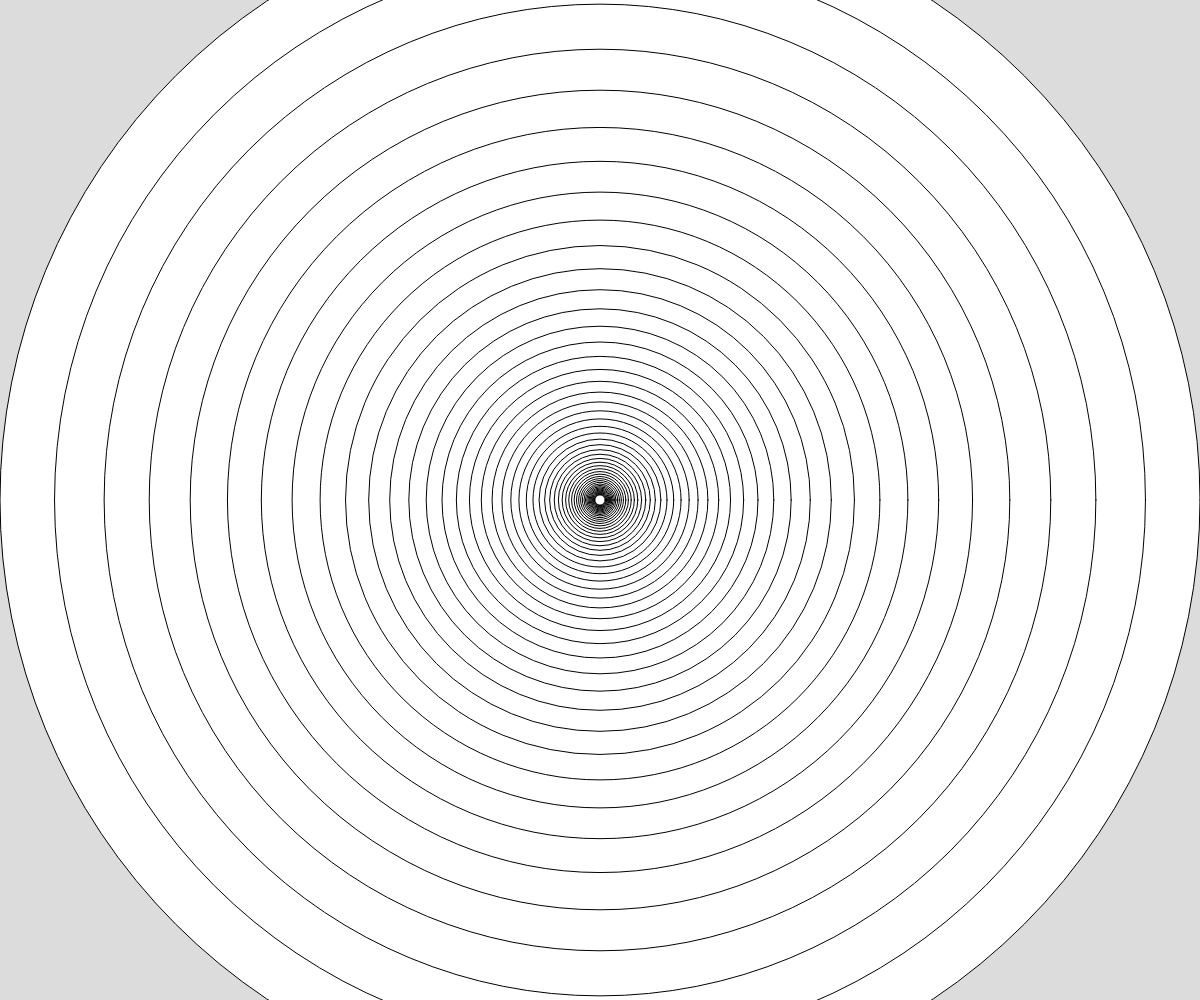
Frame 1 (no input)
Frame 2 (the mouse pressed at the canvas centre, redrawn once): identical to frame 1, image omitted

The p5.js sketch that drew this single still picture (run headless with seeded random() and noise() and a simulated clock; the mouse was pressed at the canvas centre and the sketch redrawn once):

// p5.js sketch
// ── sketch.js
// Recurs
// Your Name
// Date
//
// Extra for Experts:
// - describe what you did to take this project "above and beyond"


function setup() {
  createCanvas(windowWidth, windowHeight);
  noLoop();
}

function draw() {
  background(220);
  cCircle(width/2, height/2, width);
}


function cCircle(x,y,d){
  print(1);
  if (d > 10){
    // do some work and recurse
    circle (x,y,d);
    cCircle(x,y,d/1.1);

  }
  // if that wasn't true, function ends (base case)
}
